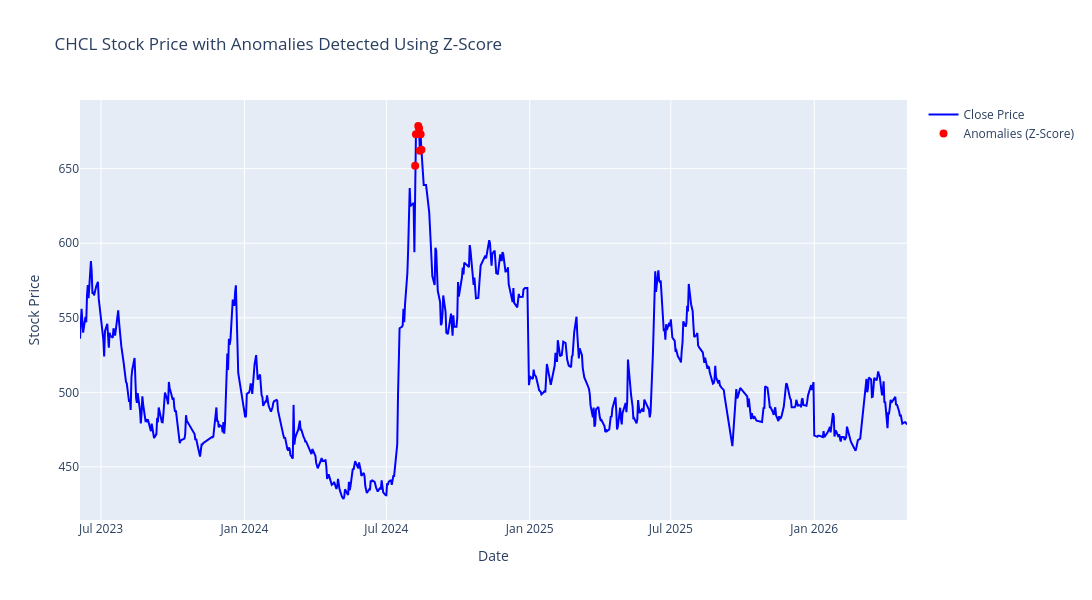

The notebook cell this image was saved under:
### Markdown cell above
# Anomaly Detection Techniques

## Z Score Model

### Code cell
from scipy.stats import zscore
import plotly.graph_objects as go


#Calculate Z Score for close prices
df['Anomaly_Z_Score'] = zscore(df['rate'])

# Identify anomalies where Z-Score >3 or < -3
anomalies_zscore = df[abs(df['Anomaly_Z_Score']) > 3]

# Create the figure
fig = go.Figure()

# Add 'Close' price line
fig.add_trace(go.Scatter(
    x=df.index,
    y=df['rate'],
    mode='lines',
    name='Close Price',
    line=dict(color='blue', width=2)
))

# Add anomalies (Z-score > 3 or < -3) as red markers
fig.add_trace(go.Scatter(
    x=anomalies_zscore.index,
    y=anomalies_zscore['rate'],
    mode='markers',
    name='Anomalies (Z-Score)',
    marker=dict(color='red', size=8, symbol='circle'),
    showlegend=True
))

# Update layout for a larger figure size and title
fig.update_layout(
    title=f"{stock_name} Stock Price with Anomalies Detected Using Z-Score",
    xaxis_title='Date',
    yaxis_title='Stock Price',
    autosize=False,
    width=1200,
    height=600,
    
)

# Show the plot
fig.show()
# df.sort_values(by="Anomaly_Z_Score",ascending=False).head()
anomalies_zscore.head()

### Figure 1 — Plotly figure (JSON) as saved in the notebook; plotly's stock layout.template omitted (floating-point values rounded to 4 significant figures; data arrays with more than 128 entries replaced by an {"elided": "..."} marker saying what was removed)
{"data": [{"line": {"color": "blue", "width": 2}, "mode": "lines", "name": "Close Price", "type": "scatter", "x": {"elided": "661 str values"}, "y": {"elided": "661 float values"}}, {"marker": {"color": "red", "size": 8, "symbol": "circle"}, "mode": "markers", "name": "Anomalies (Z-Score)", "showlegend": true, "type": "scatter", "x": ["2024-08-07T00:00:00.000000000", "2024-08-08T00:00:00.000000000", "2024-08-11T00:00:00.000000000", "2024-08-12T00:00:00.000000000", "2024-08-13T00:00:00.000000000", "2024-08-14T00:00:00.000000000", "2024-08-15T00:00:00.000000000"], "y": [652.0, 673.0, 678.6, 677.0, 662.0, 673.0, 662.7]}], "layout": {"autosize": false, "height": 600, "title": {"text": "CHCL Stock Price with Anomalies Detected Using Z-Score"}, "width": 1200, "xaxis": {"title": {"text": "Date"}}, "yaxis": {"title": {"text": "Stock Price"}}}}
